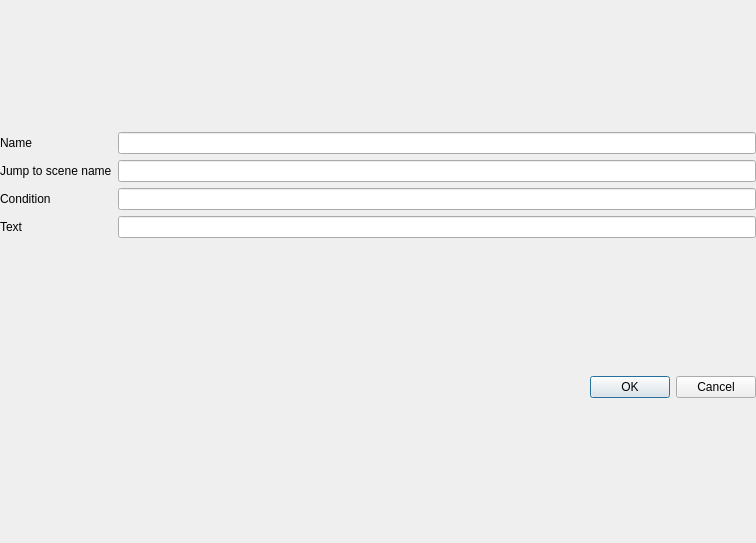
<?xml version="1.0" encoding="UTF-8"?>
<ui version="4.0">
 <class>ChoiceEventDialogClass</class>
 <widget class="QDialog" name="ChoiceEventDialogClass">
  <property name="geometry">
   <rect>
    <x>0</x>
    <y>0</y>
    <width>756</width>
    <height>543</height>
   </rect>
  </property>
  <property name="windowTitle">
   <string>ChoiceEventDialog</string>
  </property>
  <layout class="QVBoxLayout" name="verticalLayout">
   <property name="leftMargin">
    <number>0</number>
   </property>
   <property name="topMargin">
    <number>0</number>
   </property>
   <property name="rightMargin">
    <number>0</number>
   </property>
   <item>
    <layout class="QGridLayout" name="gridLayout">
     <item row="2" column="1">
      <widget class="QLineEdit" name="lineEdit_3"/>
     </item>
     <item row="1" column="0">
      <widget class="QLabel" name="jumpToSceneLabel">
       <property name="text">
        <string>Jump to scene name</string>
       </property>
      </widget>
     </item>
     <item row="1" column="1">
      <widget class="QLineEdit" name="lineEdit_2"/>
     </item>
     <item row="3" column="0">
      <widget class="QLabel" name="label_4">
       <property name="text">
        <string>Text</string>
       </property>
      </widget>
     </item>
     <item row="0" column="0">
      <widget class="QLabel" name="nameLabel">
       <property name="text">
        <string>Name</string>
       </property>
      </widget>
     </item>
     <item row="0" column="1">
      <widget class="QLineEdit" name="lineEdit"/>
     </item>
     <item row="2" column="0">
      <widget class="QLabel" name="label_3">
       <property name="text">
        <string>Condition</string>
       </property>
      </widget>
     </item>
     <item row="3" column="1">
      <widget class="QLineEdit" name="lineEdit_4"/>
     </item>
    </layout>
   </item>
   <item>
    <widget class="QDialogButtonBox" name="buttonBox">
     <property name="standardButtons">
      <set>QDialogButtonBox::Cancel|QDialogButtonBox::Ok</set>
     </property>
    </widget>
   </item>
  </layout>
 </widget>
 <layoutdefault spacing="6" margin="11"/>
 <resources/>
 <connections/>
</ui>
